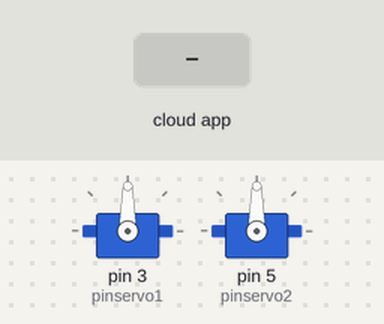
A sketch run on a simulated Arduino Uno, built with avr-gcc and run on an emulated ATmega328P. On the bench: 2 × servo. The inputs (shaded band) are chosen by the test bench. The ROS host is connected and sends only what is stated.

Above: at 4.2 s.
4.3 s: the phone or cloud app sets ValueX to 0
At 4.8 s:
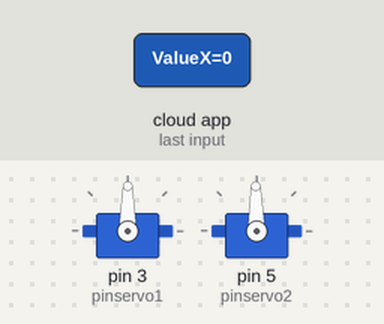
5.8 s: the phone or cloud app sets ValueY to 0
At 6.9 s:
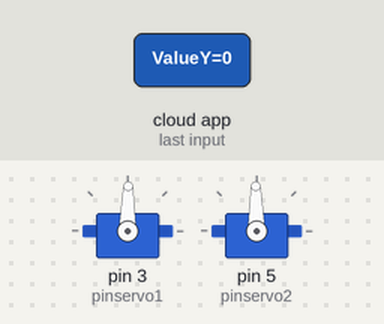
7.3 s: the phone or cloud app sets ValueX to 45
At 8.1 s:
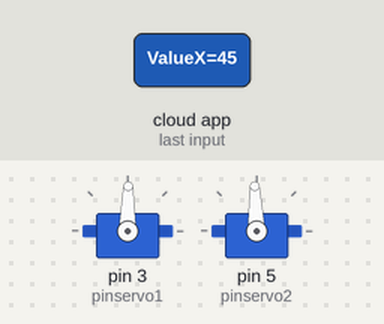
8.8 s: the phone or cloud app sets ValueY to 45
At 9.2 s:
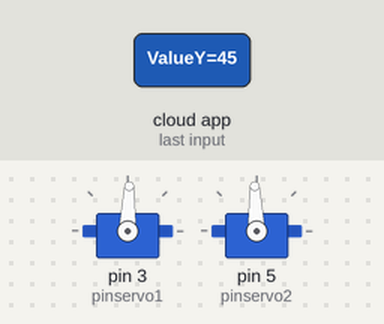
Timing chart, 0 to 11.3 s (numbered marks = the images above; inputs shaded):
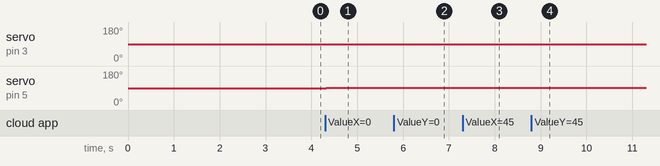

Measured:
- after the input at 4.3 s, servo on pin 5 (pinservo2): 90° → 91° at once
- after the input at 5.8 s, servo on pin 3 (pinservo1): 90° → 89° at once
- after the input at 7.3 s, servo on pin 5 (pinservo2): 91° → 92° at once
- after the input at 8.8 s, servo on pin 3 (pinservo1): 89° → 88° at once

The sketch:

servos.ino
```cpp
//INCLUIR LIBRERIAS DE ROS Y STD_MSGS
#include <ros.h>                                    //Incluir librería para usar arduino en conjunto con ROS
#include <std_msgs/String.h>                        //Incluir librería para usar datos de tipo "String"
#include <std_msgs/Bool.h>                          //Incluir librería para usar datos de tipo "Bool"
#include <std_msgs/Int16.h>                         //Incluir librería para usar datos de tipo "Int"
#include <std_msgs/Float32.h>                       //Incluir librería para usar datos de tipo "Float"
#include <Servo.h>                                  //Incluir librería para uso de los servomotores

//DEF DE LOS PUERTOS
//#define FLOT A1 //FLOTANTE A1
///#define INT A2 //ENTERO A2
//#define pot A2

int BOL = 5; //BOLEANO D5                           //*******************************************************
int dir=0,menu=1,opc=0,stat=1,reg=10;               //*******************************************************
float x=1.0,val=0.0,ser=0.0,delta=0.0;              //*******************************************************
char c='\0';                                        //***********Declaración de variables necesárias*********
int XX=90,YY=90;                                    //*******************************************************
std_msgs::Int16 str_msg2;//STD MSG INT              //*******************************************************
String words;                                       //*******************************************************
int angx=90,angy=90,MOVX=0,MOVY=0,XXa=90, YYa=90;   //*******************************************************

Servo servo1;                                       //Declarar el "Servo1" como objeto
Servo servo2;                                       //Declarar el "Servo2" como objeto

int pinservo1 = 3;                                  //Movimiento del "servo1" por medio del pin 3
int pinservo2 = 5;                                  //Movimiento del "servo1" por medio del pin 3
int pulsomin = 650;                                 //Establecer el limite inferior de pulsos
int pulsomax = 2100;                                //Establecer el limite superior de pulsos

//int pot = 0;


ros::NodeHandle nh;                                             //Inicializar el nodo
void CallBackX( const std_msgs::Int16& toggle_msgX){            //funcion para recibir posicion en X
  XX=toggle_msgX.data;                                          //Almacenamiento de la posicion del objeto en el eje X
}
void CallBackY( const std_msgs::Int16& toggle_msgY){            //funcion para recibir posicion en X
  YY=toggle_msgY.data;                                          //Almacenamiento de la posicion del objeto en el eje X
}
ros::Publisher chatter2("chatter2", &str_msg2);
ros::Subscriber<std_msgs::Int16> sub("ValueX", &CallBackX );    //Declarando la funcion de suscripción para el topic "ValueX"
ros::Subscriber<std_msgs::Int16> sub2("ValueY", &CallBackY );   //Declarando la funcion de suscripción para el topic "ValueY"
void setup()
{
  //pinMode(13, OUTPUT);

  nh.initNode();                                                //Inicializar el nodo
  nh.advertise(chatter2);
  nh.subscribe(sub);                                            //llamado de la función de suscripción sub
  nh.subscribe(sub2);                                           //llamado de la función de suscripción sub2
  servo1.attach(pinservo1, pulsomin, pulsomax);                 //Establecer el pin y los limites de pulso para el servo1
  servo1.write(angy);                                           //El movimiento en el eje Y se modificará con la variable "angy"
  servo2.attach(pinservo2, pulsomin, pulsomax);                 //Establecer el pin y los limites de pulso para el servo2
  servo2.write(angx);                                           //El movimiento en el eje Y se modificará con la variable "angx"
  delay(3000);                                                  //tiempo de espera
  XXa=XX;                                                       //cambio de variables para su manipulación
  YYa=YY;                                                       //cambio de variables para su manipulación
}

void loop()
{

str_msg2.data = MOVX;
chatter2.publish( &str_msg2  );
                                                                //******************* Eje X ***********************
if(XX != XXa){                                                  //Condicion para verificar el cambion de posición
  if(abs(XX-320)>=20 && (angx < 180) && (angx > 0)){            //verificar la distancia del objeto a la posicion "deberia ser menor a 20 pixeles"
    if(XX > 320){                                               //verificar si esta del lado derecho
       MOVX=-1;                                                 //Aumento de la variable para movimiento
     }
      if(XX < 320){                                             //verificar si esta del lado derecho
       MOVX=1;                                                  //Aumento de la variable para movimiento
    }
   }
 else{
 MOVX=0;                                                        //en caso de no haber objeto no generar movimiento
  }
 }
else{
MOVX=0;                                                         //en caso de no haber objeto no generar movimiento
}
                                                                //******************* Eje Y ***********************
if( YY != YYa ){                                                //Condicion para verificar el cambion de posición
   if(abs(YY-240)>=20 && (angy < 180) && (angy > 0)){           //verificar la distancia del objeto a la posicion "deberia ser menor a 20 pixeles"
    if(YY > 240){                                               //verificar si esta en lado de arriba
       MOVY=1;                                                  //Aumento de la variable para movimiento
      }
    if(YY < 240){                                               //verificar si esta en lado de abajo
       MOVY=-1;                                                 //Aumento de la variable para movimiento
      }
  }else{
    MOVY=0;                                                     //en caso de no haber objeto no generar movimiento
  }
}else{
  MOVY=0;                                                       //en caso de no haber objeto no generar movimiento
}

if((angx+MOVX != 180) && (angx+MOVX != 0)){                     //Verificar la posicion del los servos
  angx=angx+MOVX;                                               //Autosuma del angulo
}
if((angy+MOVY != 180) && (angy+MOVY != 0)){                     //Verificar la posicion del los servos
  angy=angy+MOVY;                                               //Autosuma del angulo
}
  if(MOVX!=0){
    servo2.write(angx);                                         //Generar movimiento en el eje X
  }
  if(MOVY!=0){
    servo1.write(angy);                                         //Generar movimiento en el eje Y
  }
  XXa=XX;                                                       //Reescribir variables
  YYa=YY;                                                       //Reescribir variables
  nh.spinOnce();
  delay(10);

}
```
